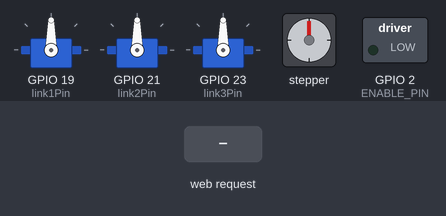
This sketch was run on a simulated ESP32. Shown: 3 × servo, stepper motor, switched loads named in the sketch (green lamp = pin HIGH). The test bench sets the inputs (shaded band). Stepper angles assume 200 steps per turn; what the sketch prints to the serial monitor is not drawn.

Above: at 1.2 s.
1.3 s: HTTP request GET /stepper?speed=120 received
At 1.45 s:
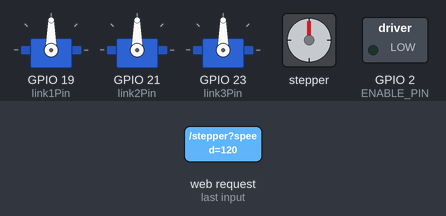
At 2.07 s:
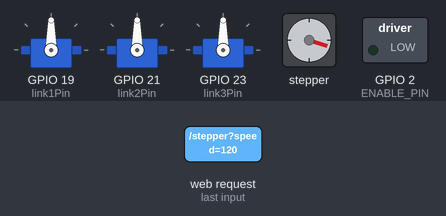
4.3 s: HTTP request GET /link1?speed=120 received
At 4.52 s:
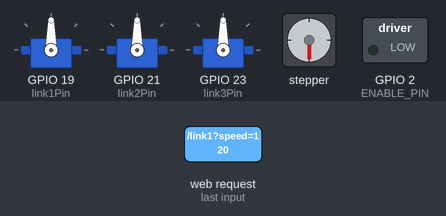
Timing chart, 0 to 13.3 s (numbered marks = the images above; inputs shaded):
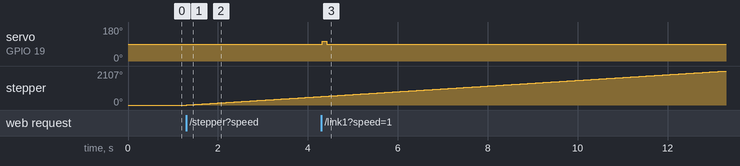

The sketch:

roboticarm.ino
```cpp
#include <WiFi.h>
#include <WebServer.h>
#include <ESP32Servo.h>
#include <AccelStepper.h>

// WiFi Access Point settings
const char* ap_ssid = "RoboticArmAP";
const char* ap_password = "12345678";

// Servo objects (continuous rotation)
Servo link1Servo;
Servo link2Servo;
Servo link3Servo;  // Gripper servo

// Servo pins
const int link1Pin = 19;
const int link2Pin = 21;
const int link3Pin = 23;  // Gripper pin

// Continuous servo control values (90 = stop)
int link1Speed = 90;
int link2Speed = 90;
int link3Speed = 90;  // Gripper position (0-180)

// Last movement timers
unsigned long link1LastMove = 0;
unsigned long link2LastMove = 0;
unsigned long link3LastMove = 0;
const unsigned long STOP_DELAY = 100;  // 0.5 seconds

// Stepper motor setup
#define STEP_PIN 32
#define DIR_PIN 26
#define ENABLE_PIN 2
AccelStepper stepper(AccelStepper::DRIVER, STEP_PIN, DIR_PIN);
int stepperSpeed = 0;

// Deadzone (10%)
const int DEADZONE = 10;

// Create WebServer object on port 80
WebServer server(80);

const char html_head[] PROGMEM = R"rawliteral(
<!DOCTYPE HTML>
<html>
<head>
  <title>Robotic Arm Control</title>
  <meta name="viewport" content="width=device-width, initial-scale=1">
  <style>
    html {font-family: Arial; display: inline-block; text-align: center;}
    body {max-width: 800px; margin:0px auto; padding:20px; background:#f5f5f5;}
    .container {background:white; padding:20px; border-radius:10px; box-shadow:0 2px 5px rgba(0,0,0,0.1);}
    .control-panel {display:flex; flex-wrap:wrap; justify-content:space-around; gap:20px; margin-bottom:20px;}
    .joystick-container, .slider-container {flex:1; min-width:200px;}
    .joystick {width:200px; height:200px; background:#eee; border-radius:50%; position:relative; margin:0 auto; touch-action:none;}
    .joystick-head {width:60px; height:60px; background:#04AA6D; border-radius:50%; position:absolute; top:70px; left:70px;}
    .slider {width:100%; height:25px; background:#d3d3d3; outline:none;}
    .slider::-webkit-slider-thumb {width:25px; height:25px; background:#04AA6D; cursor:pointer;}
    .value-display {font-weight:bold; color:#04AA6D; margin:10px 0;}
    .ip-address {margin-top:20px; font-size:1rem; color:#666;}
  </style>
</head>
<body>
  <div class="container">
    <h2>Robotic Arm Control</h2>

    <div class="control-panel">
      <div class="joystick-container">
        <h3>Link 1 Control</h3>
        <div id="joystick1" class="joystick">
          <div class="joystick-head"></div>
        </div>
        <p>Speed: <span id="link1Value" class="value-display">0%</span></p>
      </div>

      <div class="joystick-container">
        <h3>Link 2 Control</h3>
        <div id="joystick2" class="joystick">
          <div class="joystick-head"></div>
        </div>
        <p>Speed: <span id="link2Value" class="value-display">0%</span></p>
      </div>

      <div class="joystick-container">
        <h3>Turntable Control</h3>
        <div id="joystick3" class="joystick">
          <div class="joystick-head"></div>
        </div>
        <p>Speed: <span id="stepperValue" class="value-display">0%</span></p>
      </div>
    </div>

    <div class="slider-container">
      <h3>Gripper Control</h3>
      <p>Position: <span id="link3Value" class="value-display">90°</span></p>
      <input type="range" min="0" max="180" value="90" class="slider" id="link3Slider" oninput="updateLink3(this.value)">
    </div>


    <div class="ip-address">
      <p>Connected to: RoboticArmAP</p>
      <p>Control at: 192.168.4.1</p>
    </div>
  </div>

  <script>
    const deadzone = 10;
    const stopDelay = 500; // 0.5 seconds
    let link1Timer, link2Timer, stepperTimer;

    const joysticks = [
      { element: document.getElementById('joystick1'), head: document.querySelector('#joystick1 .joystick-head'),
        display: document.getElementById('link1Value'), type: 'link1', timer: null },
      { element: document.getElementById('joystick2'), head: document.querySelector('#joystick2 .joystick-head'),
        display: document.getElementById('link2Value'), type: 'link2', timer: null },
      { element: document.getElementById('joystick3'), head: document.querySelector('#joystick3 .joystick-head'),
        display: document.getElementById('stepperValue'), type: 'stepper', timer: null }
    ];

    function setupJoystick(joystick) {
      let active = false;
      let currentPos = { x: 100, y: 100 };

      function updatePosition(clientX, clientY) {
        const rect = joystick.element.getBoundingClientRect();
        const centerX = rect.left + rect.width / 2;
        const centerY = rect.top + rect.height / 2;
        const deltaX = clientX - centerX;
        const deltaY = clientY - centerY;
        const distance = Math.min(Math.sqrt(deltaX * deltaX + deltaY * deltaY), 100);
        const angle = Math.atan2(deltaY, deltaX);

        currentPos.x = 100 + Math.cos(angle) * distance;
        currentPos.y = 100 + Math.sin(angle) * distance;
        joystick.head.style.left = (currentPos.x - 30) + 'px';
        joystick.head.style.top = (currentPos.y - 30) + 'px';

        // Calculate speed (-100 to 100) based on Y position (inverted)
        let speed = Math.round((100 - currentPos.y) / 100 * 100);

        // Apply deadzone
        if (Math.abs(speed) < deadzone) speed = 0;

        // Update display
        joystick.display.textContent = speed + '%';

        // Send to ESP32 and reset timer
        fetch('/' + joystick.type + '?speed=' + speed);
        resetTimer(joystick);
      }

      function resetTimer(joystick) {
        if (joystick.timer) clearTimeout(joystick.timer);
        joystick.timer = setTimeout(() => {
          joystick.display.textContent = '0%';
          fetch('/' + joystick.type + '?speed=0');
          currentPos = { x: 100, y: 100 };
          joystick.head.style.left = '70px';
          joystick.head.style.top = '70px';
        }, stopDelay);
      }

      function handleStart(e) {
        e.preventDefault();
        active = true;
        updatePosition(e.clientX || e.touches[0].clientX, e.clientY || e.touches[0].clientY);
      }

      function handleMove(e) {
        if (!active) return;
        e.preventDefault();
        updatePosition(e.clientX || e.touches[0].clientX, e.clientY || e.touches[0].clientY);
      }

      function handleEnd() {
        active = false;
        joystick.display.textContent = '0%';
        fetch('/' + joystick.type + '?speed=0');
        currentPos = { x: 100, y: 100 };
        joystick.head.style.left = '70px';
        joystick.head.style.top = '70px';
      }

      // Event listeners
      joystick.element.addEventListener('mousedown', handleStart);
      document.addEventListener('mousemove', handleMove);
      document.addEventListener('mouseup', handleEnd);
      joystick.element.addEventListener('touchstart', handleStart);
      document.addEventListener('touchmove', handleMove);
      document.addEventListener('touchend', handleEnd);
    }

    function updateLink3(speed) {
  document.getElementById('link3Value').textContent = speed + '%';
  fetch('/link3?speed=' + speed);
  }
    // Initialize all joysticks
    joysticks.forEach(setupJoystick);
  </script>
</body>
</html>
)rawliteral";

void handleRoot() {
  String html = FPSTR(html_head);
  server.send(200, "text/html", html);
}

int applyDeadzone(int input) {
  if (abs(input) < DEADZONE) return 0;
  return input > 0 ? map(input, DEADZONE, 100, 0, 100) : map(input, -DEADZONE, -100, 0, -100);
}

void setup() {
  Serial.begin(115200);

  // Allow allocation of all timers
  ESP32PWM::allocateTimer(0);
  ESP32PWM::allocateTimer(1);
  ESP32PWM::allocateTimer(2);
  ESP32PWM::allocateTimer(3);

  // Attach servos
  link1Servo.attach(link1Pin);
  link2Servo.attach(link2Pin);
  link3Servo.attach(link3Pin);  // Gripper servo

  // Set initial positions
  link1Servo.write(90);
  link2Servo.write(90);
  link3Servo.write(90);

  link1Speed = constrain(map(applyDeadzone(server.arg("speed").toInt()), -100, 100, 75, 105), 75, 105);
  link2Speed = constrain(map(applyDeadzone(server.arg("speed").toInt()), -100, 100, 75, 105), 75, 105);
  link3Speed = constrain(map(applyDeadzone(server.arg("speed").toInt()),  -100, 100, 0, 180), 0, 180);

  // Stepper motor setup
  pinMode(ENABLE_PIN, OUTPUT);
  digitalWrite(ENABLE_PIN, LOW);
  stepper.setMaxSpeed(1000);
  stepper.setAcceleration(500);

  // Create WiFi Access Point
  WiFi.softAP(ap_ssid, ap_password);
  Serial.print("AP IP address: ");
  Serial.println(WiFi.softAPIP());

  // Server routes
  server.on("/", handleRoot);

  server.on("/link1", []() {
    if (server.hasArg("speed")) {
      link1Speed = map(applyDeadzone(server.arg("speed").toInt()), -100, 100, 0, 180);
      link1LastMove = millis();
      server.send(200, "text/plain", "OK");
    }
  });

  server.on("/link2", []() {
    if (server.hasArg("speed")) {
      link2Speed = map(applyDeadzone(server.arg("speed").toInt()), -100, 100, 0, 180);
      link2LastMove = millis();
      server.send(200, "text/plain", "OK");
    }
  });

    server.on("/link3", []() {
    if (server.hasArg("speed")) {
      link3Speed = map(applyDeadzone(server.arg("speed").toInt()), -100, 100, 0, 180);
      link3LastMove = millis();
      server.send(200, "text/plain", "OK");
    }
  });

  server.on("/stepper", []() {
    if (server.hasArg("speed")) {
      stepperSpeed = applyDeadzone(server.arg("speed").toInt());
      server.send(200, "text/plain", "OK");
    }
  });

  server.begin();
}

void loop() {
  server.handleClient();

  // Auto-stop servos after 0.5 seconds
  if (millis() - link1LastMove > STOP_DELAY) {
    link1Speed = 90;
  }
  if (millis() - link2LastMove > STOP_DELAY) {
    link2Speed = 90;
  }
  if (millis() - link3LastMove > STOP_DELAY) {
    link3Speed = 90;
  }

  // Update servos
  link1Servo.write(constrain(link1Speed, 75, 105));
  link2Servo.write(constrain(link2Speed, 75, 105));
  link3Servo.write(constrain(link3Speed, 0, 180));

  // Control stepper motor
  if (stepperSpeed > 0) {
    stepper.setSpeed(map(stepperSpeed, 0, 100, 0, 500));
  } else if (stepperSpeed < 0) {
    stepper.setSpeed(map(stepperSpeed, -100, 0, -500, 0));
  } else {
    stepper.setSpeed(0);
  }
  stepper.runSpeed();

  delay(10);
}
```

Measured:
- after the input at 1.3 s, stepper: keeps turning clockwise at about 176°/s, starting at once
- after the input at 4.3 s, servo on GPIO 19 (link1Pin): 90° → 105° at once, → 90° 0.10 s later
